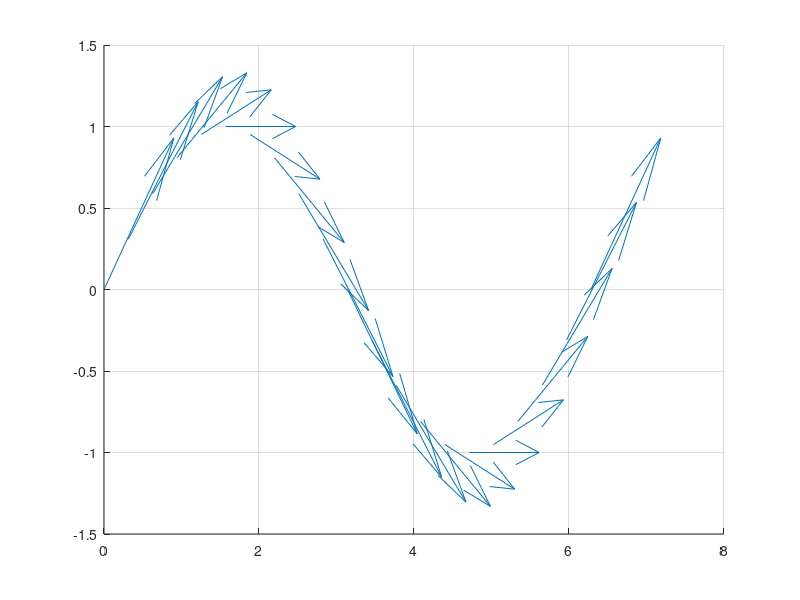

MATLAB code to generate this figure:
clc
clear all

uk = linspace (0, 2 * pi, 21);
Qk = [uk; sin(uk); zeros(size (uk))];
n = size(uk,2) ;
Dk = zeros(size(Qk)) ;

for k=0:n-3
        Duk(k+1) = uk(k+2)-uk(k+1);
        Duk(k+2) = uk(k+3)-uk(k+2);
        ak = Duk(k+1)/(Duk(k+1)+Duk(k+2));
        qk(:,k+1) = Qk(:,k+2)-Qk(:,k+1) ;
        qk(:,k+2) = Qk(:,k+3)-Qk(:,k+2) ;
        dk(:,k+1) = qk(:,k+1)./Duk(k+1);
        dk(:,k+2) = qk(:,k+2)./Duk(k+2);
        Dk(:,k+2) = (1-ak)*dk(:,k+1) + ak*dk(:,k+2) ;
end

Dk(:,1)   = 2 * dk(:, 1)   - Dk(:, 2);
Dk(:, end) = 2 * dk(:, end) - Dk(:, end-1);

figure
quiver3 (Qk(1, :), Qk(2, :), Qk(3, :), Dk(1, :), Dk(2, :), Dk(3, :))
view (2)
